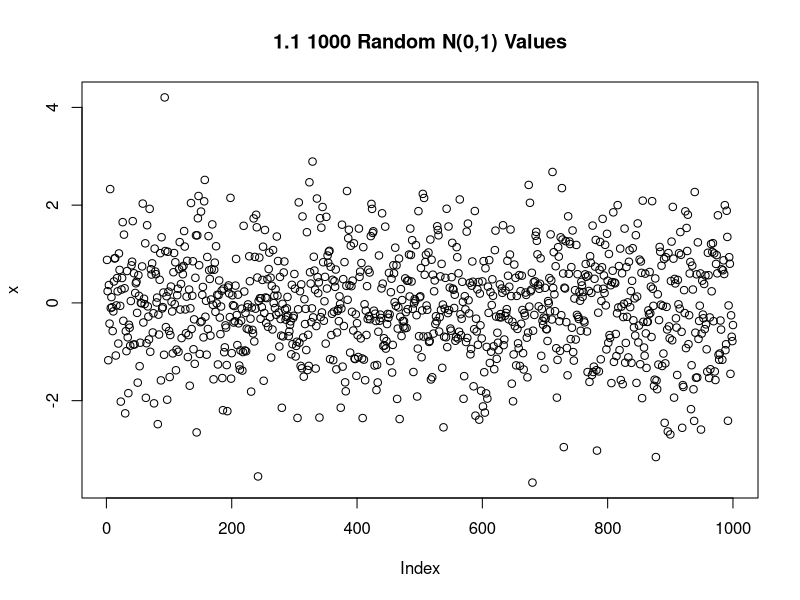
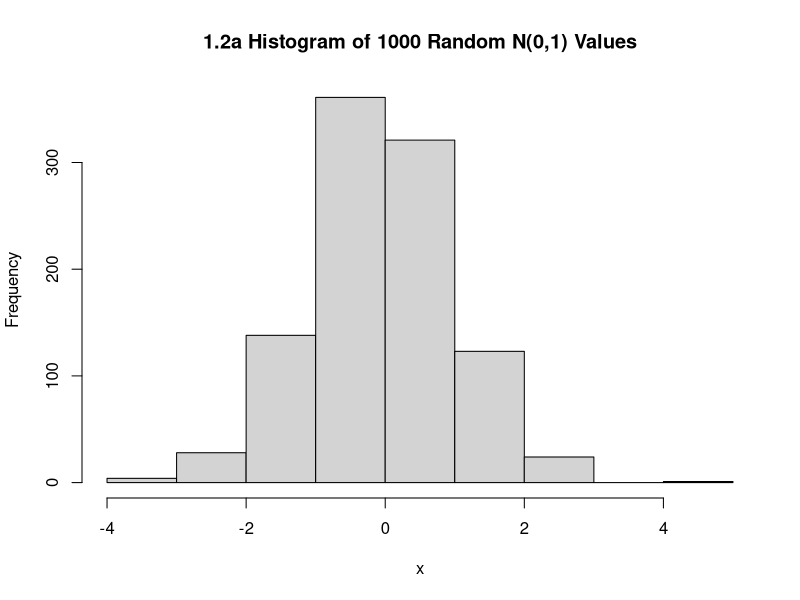
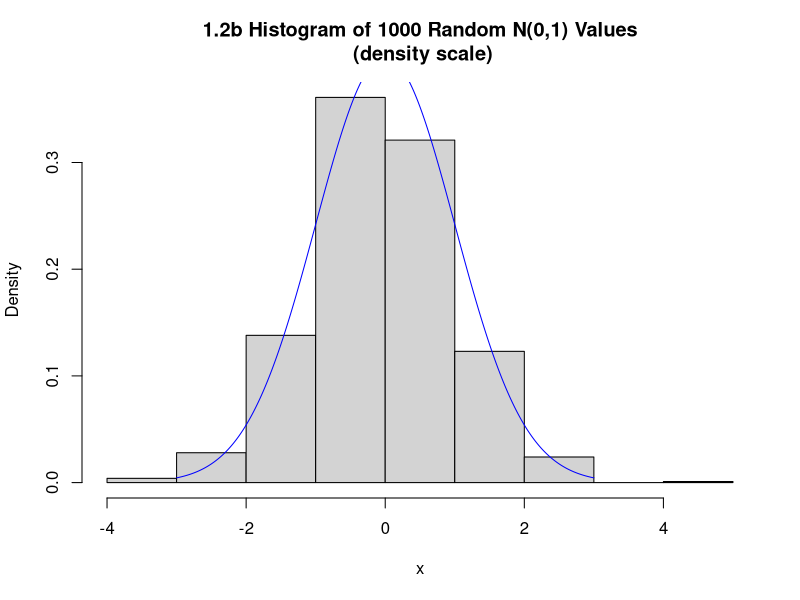
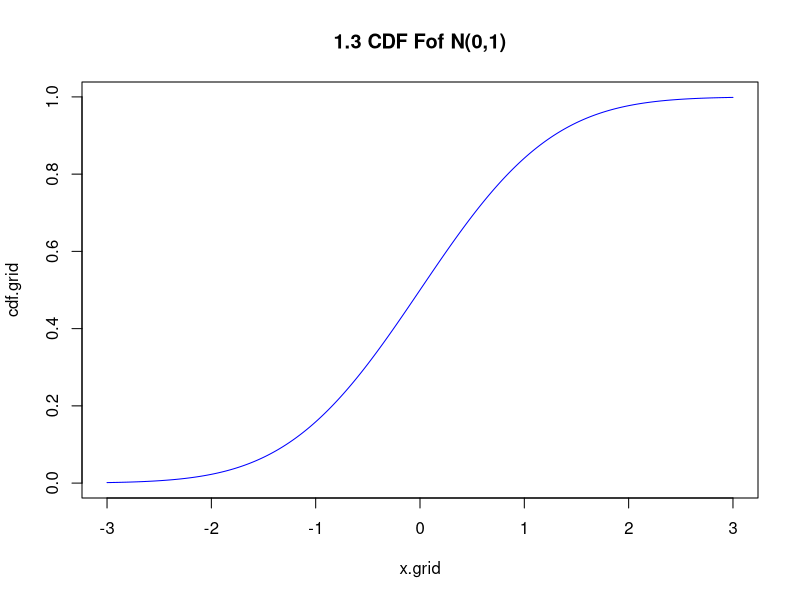
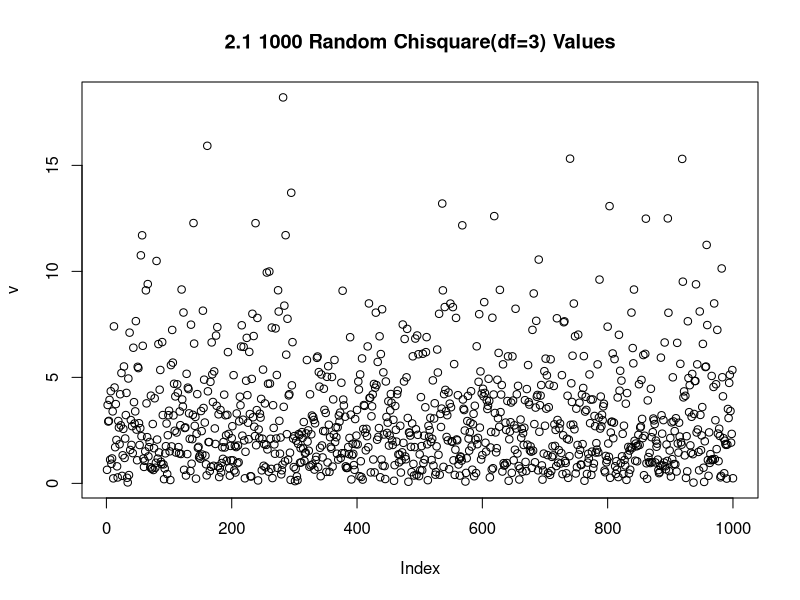
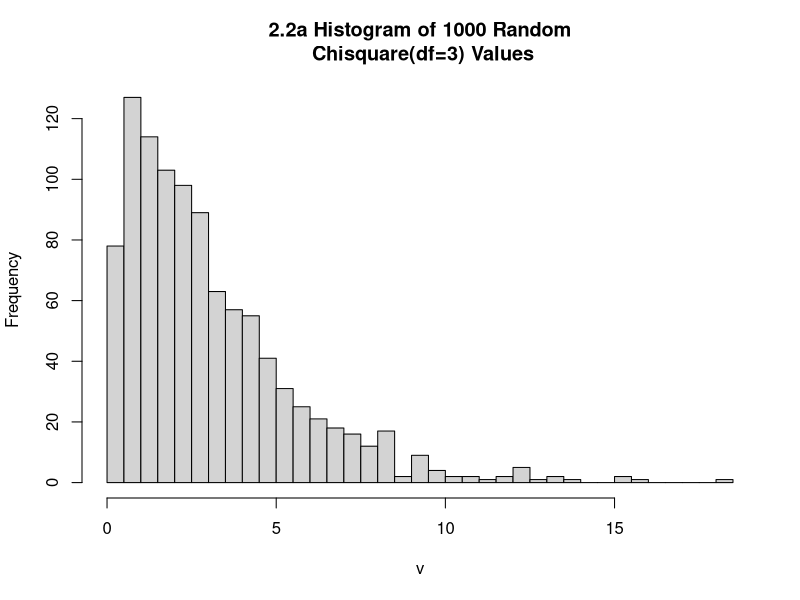
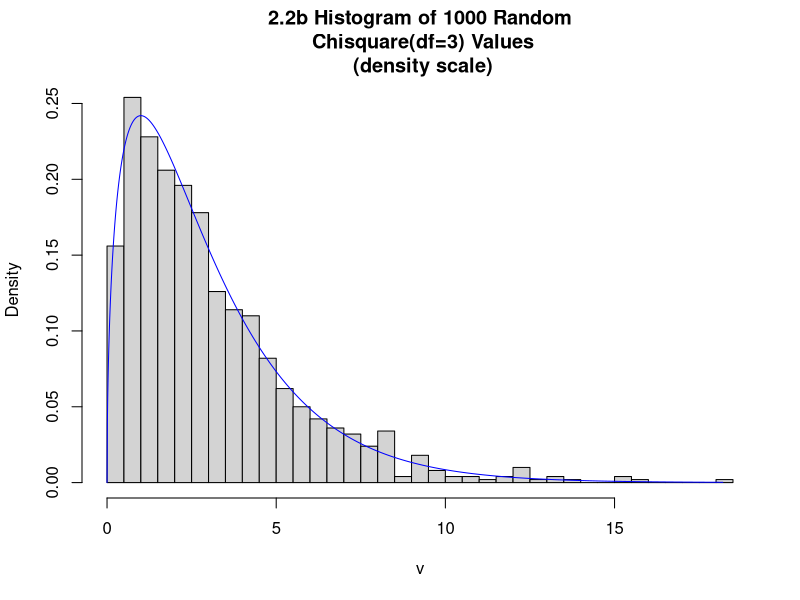
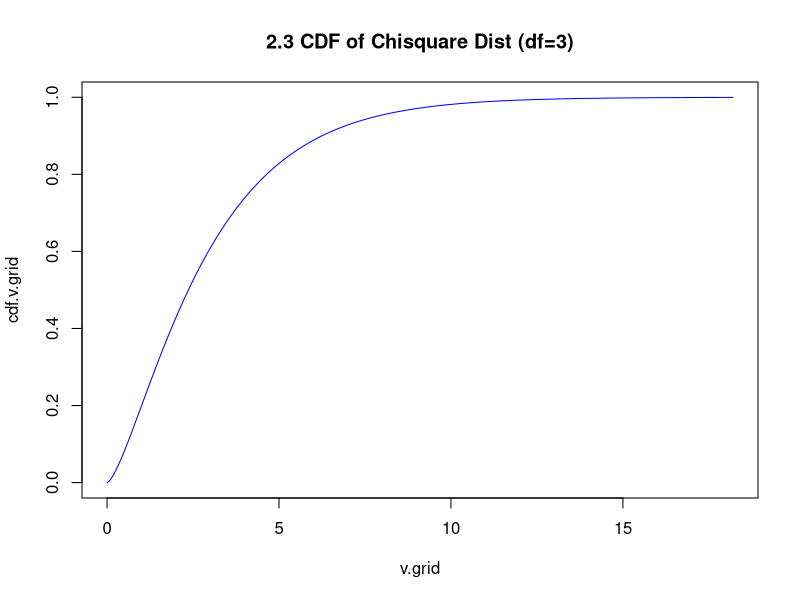

Recreate these plots in R, in order.
# Rproject1_script1.r
# 
# Illustrate R functions relating to Normal and Chi-Square distributions
#   and built-in functions for linear algebra
#

# 1. R functions for Normal distribution ----

# random number generator of normal distribuion

# At the console type get help on the rnorm() function by typoing: help(rnorm)

# Family of functions
#   dnorm()   density function
#   pnorm()   cumulative distribution function
#   qnorm()   quantile function
#   rnorm()   random  number generator

#   Syntax of functions -- from help(rnorm) output
# dnorm(x, mean = 0, sd = 1, log = FALSE)
# pnorm(q, mean = 0, sd = 1, lower.tail = TRUE, log.p = FALSE)
# qnorm(p, mean = 0, sd = 1, lower.tail = TRUE, log.p = FALSE)
# rnorm(n, mean = 0, sd = 1)

#   1.1 rnorm() ----
#         random normals
#       Generate vector x of 1000 iid N(0,1)  random values 
x=rnorm(1000)

# NOTE: Top right panel of Rstudio, Environment tab lists  x

#   Plot the series of values in x
plot(x, main="1.1 1000 Random N(0,1) Values")


#   Plot a histogram of the values in x
hist(x, main="1.2a Histogram of 1000 Random N(0,1) Values")
#
# help(hist) #command to display help file on r function hist()
#   Replot histogram using probability density scale
hist(x,probability="TRUE", main="1.2b Histogram of 1000 Random N(0,1) Values\n (density scale)")

#   1.2 dnorm() #----
#       density function of Normal distribution

#   Create vector of x values
x.grid=seq(-3,3,.01)

#   Compute vector of corresponding density values
density.grid=dnorm(x.grid,mean=0, sd=1)

#   use R function lines() to add to current plot
lines(x.grid,density.grid,col='blue')

#   1.3 pnorm()  -----
#     cdf (cumulative distribution function) of Normal distribution

cdf.grid=pnorm(x.grid,mean=0,sd=1)

plot(x.grid,cdf.grid,type="l",col="blue",
     main="1.3 CDF Fof N(0,1)")

#   1.4 qnorm() ----
#     compute quantiles (percentiles)

qnorm(.95)
qnorm(.995)
qnorm(.9995)

qnorm(.05)
qnorm(.005)
qnorm(.0005)


# 2.  R functions for Chi-square distribution ----

# random number generator of chisquare  distribuion
# See:  help(rchisq)
#   Syntax of functions -- from help(qchisq) output
# dchisq(x, df, ncp = 0, log = FALSE)
# pchisq(q, df, ncp = 0, lower.tail = TRUE, log.p = FALSE)
# qchisq(p, df, ncp = 0, lower.tail = TRUE, log.p = FALSE)
# rchisq(n, df, ncp = 0)

#   2.1 rchisq() ----
#         random chisquare 
#       Generate vector v of 1000 chisquare (df=3) random values 
v=rchisq(1000,df=3)

# NOTE: Top right panel of Rstudio, Environment tab lists  v

#   Plot the series of values in v
plot(v, main="2.1 1000 Random Chisquare(df=3) Values")

#   Plot a histogram of the values in v
hist(v, main="2.2a Histogram of 1000 Random\n Chisquare(df=3) Values", nclass=50)

#
#   Replot histogram using probability density scale
#   Plot a histogram of the values in v
hist(v,probability="TRUE", nclass=50,
     main="2.2b Histogram of 1000 Random\n Chisquare(df=3) Values\n (density scale)")

#   2.2 dchisq() #----
#       density function of chisquared  distribution

#   Create vector of x values
v.grid=seq(0, max(v),.01)

#   Compute vector of corresponding density values
density.v.grid=dchisq(v.grid,df=3)

#   use R function lines() to add to current plot
lines(v.grid,density.v.grid,col='blue')

#   2.3 pchisq()  -----
#     cdf (cumulative distribution function) of chisquared distribution

cdf.v.grid=pchisq(v.grid,df=3)

plot(v.grid,cdf.v.grid,type="l",col="blue",
     main="2.3 CDF of Chisquare Dist (df=3)")

#   2.4 qchisq() ----
#     compute quantiles (percentiles)

qchisq(.95,df=3)
qchisq(.995,df=3)
qchisq(.9995,df=3)

qchisq(.05,df=3)
qchisq(.005 ,df=3)
qchisq(.0005,df=3)
#   

# 3. Basic Linear Algebra computations in R
 
#   3.1 Define a simple 2x2 matrix A  and 2x1 matrix X
#           print them and multiply them together

A=matrix(c(2,4,1,3),nrow=2)
X=as.matrix(c(10,1))
A
X
A%*%X

# Note:  For  matrix multiplication A%*%X in R,
#     the column dimension of A must equal the row dimension of x
#     This requires that X be defined explicitly as a matrix.
#     The matrix multiplication would fail if X were defined by
#         X=c(10,1)
#     because X would then be vector with one dimension (length) not
#     two.
#
#   3.2 Define b to be the product of  A  and X
#     and use  the function solve() to solve for X using A and b

b=A%*% X


solve(A,b)

#   The function solve() also computes the matrix inverse of A
A
A.inverse=solve(A)
A.inverse

A %*% A.inverse

#   3.3 Use built-in functions to compute row/column sums and means

colSums(A)
colMeans(A)

rowSums(A)
rowMeans(A)

#   3.4 Use built-in function to compute the eigen values/vectors of A

eigen(A)

#   3.5 Use built-in function qr() to compute the QR decomposition of A
#       and apply the related function qr.Q() and qr.R() to extract the components

A.qr=qr(A)
qr.Q(A.qr)
qr.R(A.qr)

#   Multiply the components together and compare with A
qr.Q(A.qr) %*% qr.R(A.qr)

A

